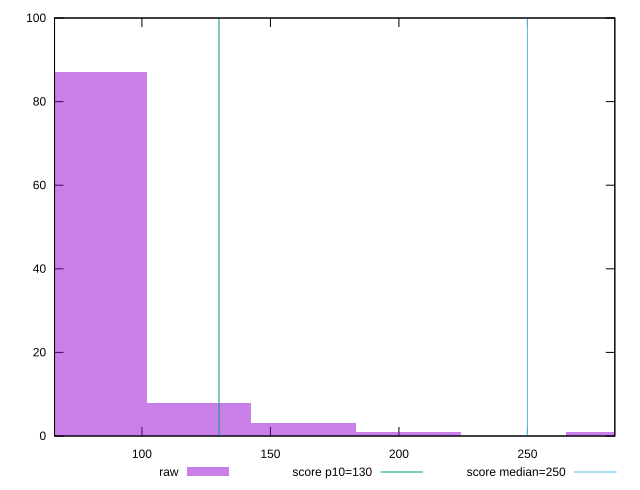

This chart was generated by the following gnuplot code:
reset

$raw <<EOF
162.99769498725553 3
122.24827124044165 8
203.7471187340694 1
81.49884749362776 87
285.2459662276972 1
EOF

set key outside below
set boxwidth 40.74942374681388
set xrange [66:284]
set yrange [0:100]
set trange [0:100]
set style fill transparent solid 0.5 noborder

set parametric
set terminal svg size 640, 490 enhanced background rgb 'white'
set output "report_00019_2021-02-10T18-14-37.922Z//max-potential-fid/samples/pages+cached+noadtech+nomedia+nocss/raw/histogram.svg"

plot $raw title "raw" with boxes, \
     130,t title "score p10=130", \
     250,t title "score median=250"

reset
